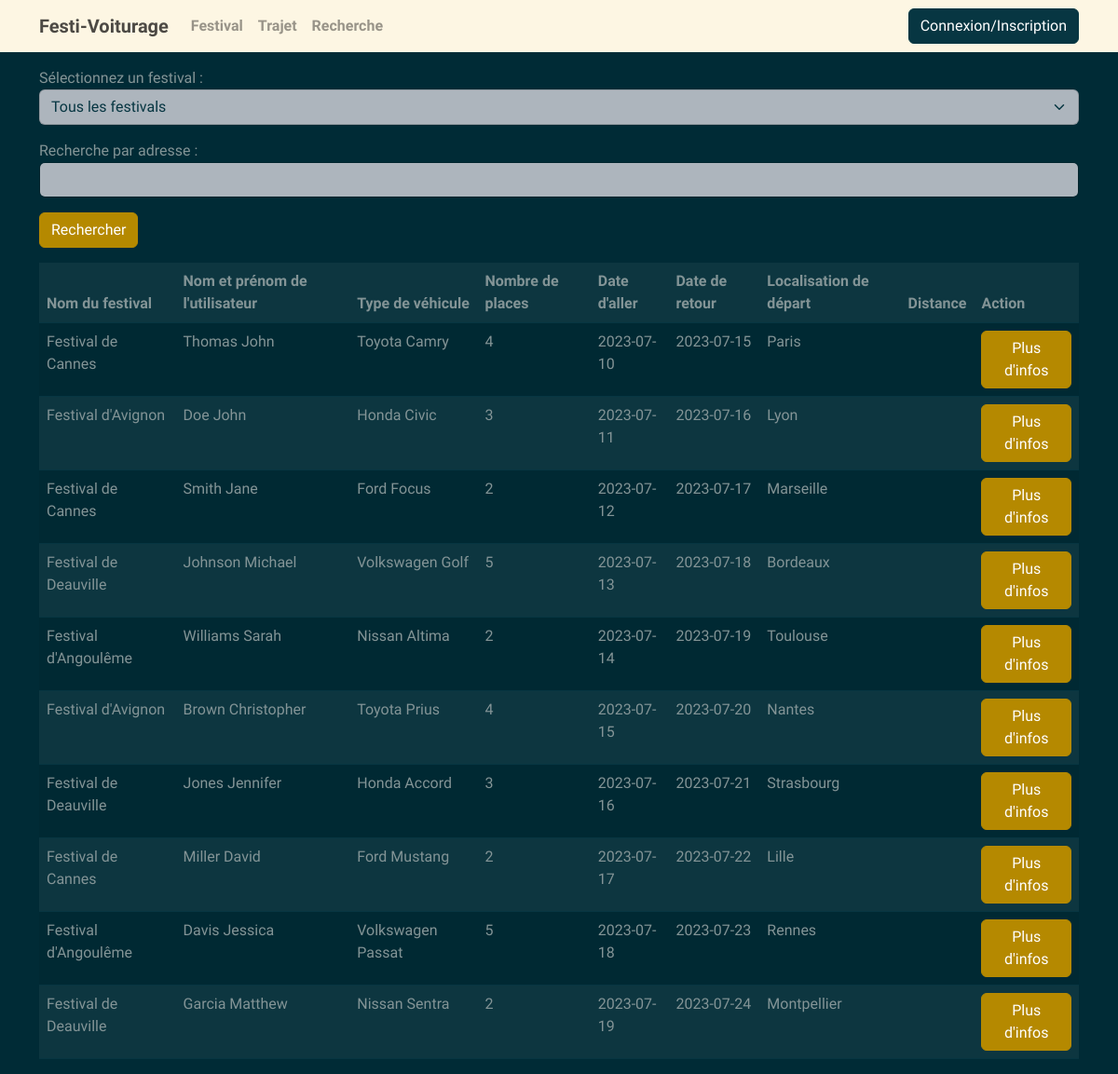
The page /Vue/Trajet.php on the database as committed earlier.
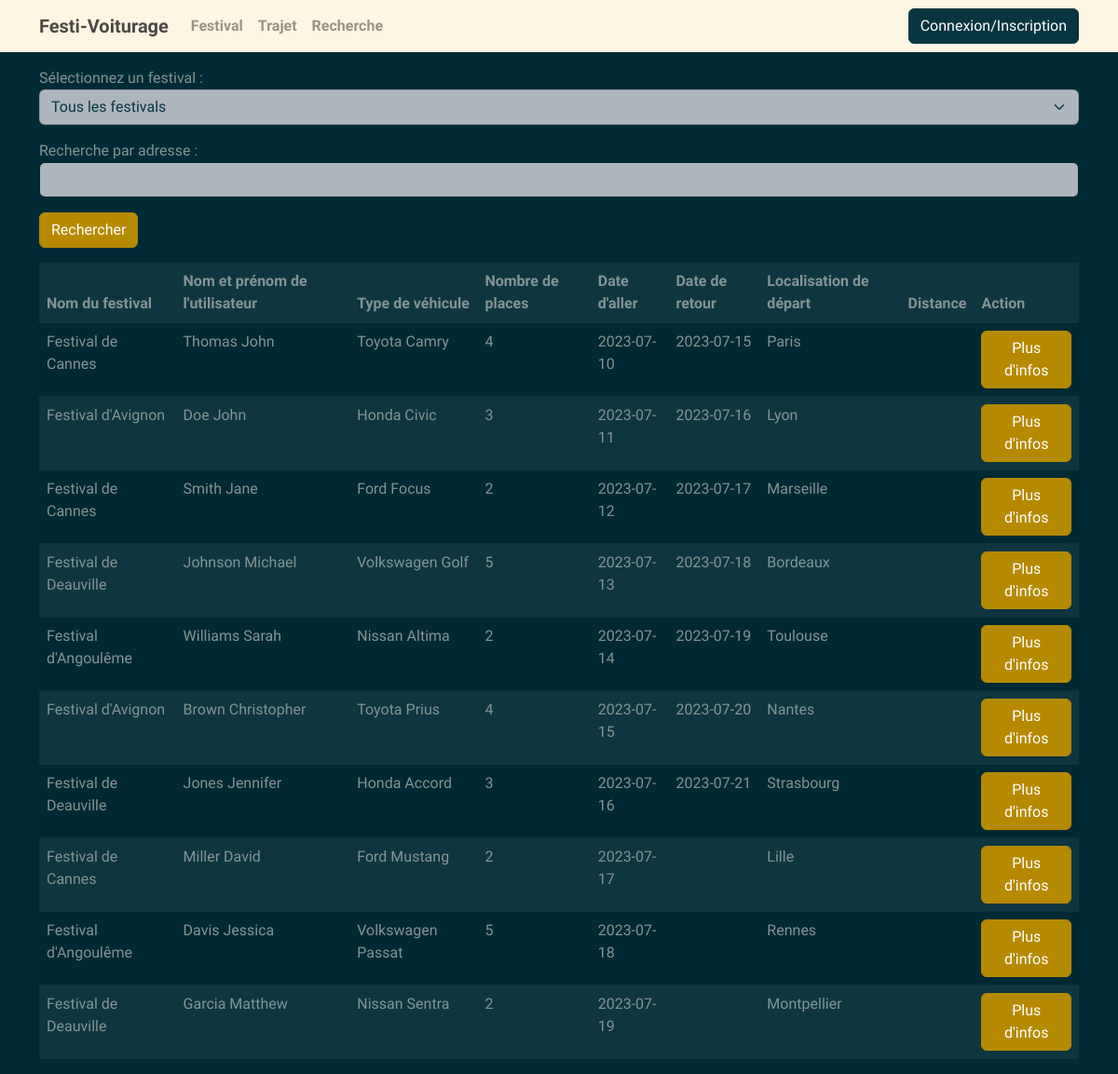
The same page on the database as committed later.
### tables this page shows
CREATE TABLE "Trajet" (
	"trajet_id"	INTEGER,
	"user_id"	INT NOT NULL,
	"festival_id"	int NOT NULL,
	"type_vehicule"	VARCHAR(255) NOT NULL,
	"places_disponibles"	INT NOT NULL,
	"date_aller"	DATE NOT NULL,
	"date_retour"	DATE,
	"localisation"	VARCHAR(255) NOT NULL,
	PRIMARY KEY("trajet_id" AUTOINCREMENT),
	FOREIGN KEY("festival_id") REFERENCES "Festival"("festival_id") ON DELETE CASCADE,
	FOREIGN KEY("user_id") REFERENCES "Festivalier"("user_id") ON DELETE CASCADE
);

CREATE TABLE "Festival" (
	"festival_id"	INTEGER,
	"nom"	VARCHAR(255) NOT NULL,
	"date_debut"	DATE NOT NULL,
	"date_fin"	DATE NOT NULL,
	"localisation"	VARCHAR(255) NOT NULL,
	"photo"	VARCHAR(255) NOT NULL,
	PRIMARY KEY("festival_id" AUTOINCREMENT)
);

CREATE TABLE "Festivalier" (
	"user_id"	INTEGER,
	"nom"	VARCHAR(255) NOT NULL,
	"prenom"	VARCHAR(255) NOT NULL,
	"email"	VARCHAR(255) NOT NULL,
	"mot_de_passe"	VARCHAR(255) NOT NULL,
	PRIMARY KEY("user_id" AUTOINCREMENT)
);

### Vue/Template/headerUser.php (called while the page is built, shortened)
<?php include "Template/menuUser.php"; ?>

### DAO/TrajetDAO.php (called while the page is built, shortened)
<?php
require_once("../Model/Trajet.php");
class TrajetDAO
{
    protected $connect;
    public function __construct($db)
    {
        $this->connect = $db;
    }
    public function getAll(string $loc = null, $date = null, int $fesId = null)
    {
        $query = "SELECT * FROM Trajet";
        $stmt = $this->connect->prepare($query);
        $stmt->execute();
        $results = $stmt->fetchAll(PDO::FETCH_ASSOC);
        $trajets = array();
        foreach ($results as $result) {
            $trajet = new Trajet(
                $result['user_id'],
                $result['festival_id'],
                $result['type_vehicule'],
                $result['places_disponibles'],
                $result['date_aller'],
                $result['date_retour'],
                $result['localisation']
            );
            $trajet->setTrajetId($result['trajet_id']);
            $trajets[] = $trajet;
        }
        return $trajets;
    }
}
?>

### Model/Trajet.php (called while the page is built, shortened)
<?php
class Trajet {
    private $trajet_id;
    private $user_id;
    private $festival_id;
    private $type_vehicule;
    private $places_disponibles;
    private $date_aller;
    private $date_retour;
    private $localisation;
    public function __construct($user_id = null,$festival_id=null, $type_vehicule = null, $places_disponibles = null, $date_aller = null, $date_retour = null,$localisation =null,$distance=null) {
        $this->user_id = $user_id;
        $this->festival_id=$festival_id;
        $this->type_vehicule = $type_vehicule;
        $this->places_disponibles = $places_disponibles;
        $this->date_aller = $date_aller;
        $this->date_retour = $date_retour;
        $this->localisation=$localisation;
    }
    public function getTrajetId() {
        return $this->trajet_id;
    }
    public function setTrajetId($trajet_id) {
        $this->trajet_id = $trajet_id;
    }
    public function getUserId() {
        return $this->user_id;
    }
    public function getFestivalId() {
        return $this->festival_id;
    }
    public function getTypeVehicule() {
        return $this->type_vehicule;
    }
    public function getPlacesDisponibles() {
        return $this->places_disponibles;
    }
    public function getDateAller() {
        return $this->date_aller;
    }
    public function getDateRetour() {
        return $this->date_retour;
    }
    public function getLocalisation() {
        return $this->localisation;
    }
}
?>

### DAO/FestivalDAO.php (called while the page is built, shortened)
<?php
require_once("../Model/Festival.php");
class FestivalDAO {
    protected $connect;
    public function __construct(PDO $connect) {
        $this->connect = $connect;
    }
    public function getById($festival_id) {
        $query = "SELECT * FROM Festival WHERE festival_id = :festival_id";
        $stmt = $this->connect->prepare($query);
        $stmt->bindValue(':festival_id', $festival_id);
        $stmt->execute();
        $result = $stmt->fetch(PDO::FETCH_ASSOC);
        if ($result) {
            return new Festival(
                $result['nom'],
                $result['date_debut'],
                $result['date_fin'],
                $result['localisation'],
                $result['photo']
            );
        } else {
            return null;
        }
    }
}
?>

### Model/Festival.php (called while the page is built, shortened)
<?php
class Festival {
    private $nom;
    public function __construct($nom = null, $date_debut = null, $date_fin =null, $localisation = null, $photo = null) {
        $this->nom = $nom;
    }
    public function getNom() {
        return $this->nom;
    }
}
?>

### DAO/FestivalierDAO.php (called while the page is built, shortened)
<?php
require_once("../Model/Festivalier.php");
class FestivalierDAO {
    protected $connect;
    public function __construct($db) {
        $this->connect = $db;
    }
    public function getById($user_id) {
        $query = "SELECT * FROM Festivalier WHERE user_id = :user_id";
        $stmt = $this->connect->prepare($query);
        $stmt->bindValue(':user_id', $user_id);
        $stmt->execute();
        $result = $stmt->fetch(PDO::FETCH_ASSOC);
        if ($result) {
            return new Festivalier(
                $result['user_id'],
                $result['prenom'],
                $result['nom'],
                $result['email'],
                $result['mot_de_passe']
            );
        } else {
            return null;
        }
    }
}
?>

### Model/Festivalier.php (called while the page is built, shortened)
<?php
class Festivalier {
    private $Prenom;
    private $Nom;
    public function __construct($ID = null, $Prenom = null, $Nom = null, $Email = null, $Pwd = null) {
        $this->Prenom = $Prenom;
        $this->Nom = $Nom;
    }
    public function getPrenom() {
        return $this->Prenom;
    }
    public function getNom() {
        return $this->Nom;
    }
}
?>

### Vue/Trajet.php (the view, shortened to what this page needs)
<?php include "Template/headerUser.php"; ?>
<!DOCTYPE html>
<html>
<head>
</head>
<body>
<div class="container">
    <div class="my-3">
        <?php
        require_once("../DAO/FestivalierDAO.php");
        require_once("../DAO/FestivalDAO.php");
        require_once("../DAO/TrajetDAO.php");
        require_once("../Model/Trajet.php");
        $dbFile = '../DB/Donne.db';
        $pdo = new PDO('sqlite:' . $dbFile);
        $trajetDAO = new TrajetDAO($pdo);
        $trajets = $trajetDAO->getAll();
        $festivalierDAO = new FestivalierDAO($pdo);
        $festivalDAO = new FestivalDAO($pdo);
        echo '<label for="festival">Sélectionnez un festival :</label>';
        echo '<select id="festival" name="festival" onchange="filterTrajets()" class="form-select">';
        echo '<option value="0">Tous les festivals</option>';
        echo '</select>';
        echo '<form id="search-form" class="mt-3">';
        echo '<div class="mb-3">';
        echo '<label for="adresse">Recherche par adresse :</label>';
        echo '<input type="text" id="adresse" name="adresse" class="form-control">';
        echo '</div>';
        echo '<button type="submit" class="btn btn-primary">Rechercher</button>';
        echo '</form>';
        ?>
    </div>
    <div class="table-responsive">
        <table class="table table-striped table-hover">
        <thead>
            <tr>
                <th>Nom du festival</th>
                <th>Nom et prénom de l'utilisateur</th>
                <th>Type de véhicule</th>
                <th>Nombre de places</th>
                <th>Date d'aller</th>
                <th>Date de retour</th>
                <th>Localisation de départ</th>
                <th>Distance</th>
                <th>Action</th>
            </tr>
    </thead>
            <tbody>
            <?php
            foreach ($trajets as $trajet) {
                $festivalId = $trajet->getFestivalId();
                $festivalierId = $trajet->getUserId();
                $festival = $festivalDAO->getById($festivalId);
                $festivalier = $festivalierDAO->getById($festivalierId);
                echo '<tr class="trajet-row" data-festival-id="' . $festivalId . '" data-trajet-id="'.$trajet->getTrajetId().'">';
                echo '<td>' . $festival->getNom() . '</td>';
                echo '<td>' . $festivalier->getNom() . ' ' . $festivalier->getPrenom() . '</td>';
                echo '<td>' . $trajet->getTypeVehicule() . '</td>';
                echo '<td>' . $trajet->getPlacesDisponibles() . '</td>';
                echo '<td>' . $trajet->getDateAller() . '</td>';
                echo '<td>' . $trajet->getDateRetour() . '</td>';
                echo '<td>' . $trajet->getLocalisation() . '</td>';
                echo '<td></td>';
                echo '<td>';
                echo '<form action="InfoTrajet.php" method="post">';
                echo '<button type="submit" class="btn btn-primary">Plus d\'infos</button>';
                echo '</form>';
                echo '</td>';
                echo '</tr>';
            }
            ?>
            </tbody>
        </table>
    </div>
</div>
</body>
</html>

### Vue/Template/menuUser.php (shortened to what this page needs)
<!DOCTYPE html>
<html>
<head>
  <link href="Css/bootstrap.css" rel="stylesheet">
</head>
<body>
  <nav class="navbar navbar-expand-lg navbar-light bg-light">
    <div class="container">
      <a class="navbar-brand" href="FestiVoiturage.php">Festi-Voiturage</a>
      <div class="collapse navbar-collapse" id="navbarNav">
        <ul class="navbar-nav">
          <li class="nav-item">
            <a class="nav-link" href="Festival.php">Festival</a>
          </li>
          <li class="nav-item">
            <a class="nav-link" href="Trajet.php">Trajet</a>
          </li>
          <li class="nav-item">
            <a class="nav-link" href="Recherche.php">Recherche</a>
          </li>
        </ul>
      </div>
      <?php
      if(isset($_SESSION["utilisateur"])){
        require_once("../DAO/CovoitDAO.php");
        require_once("../Outils/Demmande.php");
        $user=$_SESSION['utilisateur'];
        $prenom=$user->getPrenom(  );
        $nom=$user->getNom();
        $id=$user->getId();
        $dbFile = '../DB/Donne.db';
        $pdo = new PDO('sqlite:' . $dbFile);
        $dao= new CovoitDAO($pdo);
        $demande=$dao->getByConducteurId($id);
        if(empty(enAttente($demande))){
          echo '<a href="Demande.php" style="margin-right: 5px;">
          <svg xmlns="http://www.w3.org/2000/svg" viewBox="0 0 24 24"><path d="M20 17H22V19H2V17H4V10C4 5.58172 7.58172 2 12 2C16.4183 2 20 5.58172 20 10V17ZM9 21H15V23H9V21Z"></path></svg>        </a>
        ';
        }
        else{
          echo '<a href="Demande.php" style="margin-right: 5px;">
          <svg xmlns="http://www.w3.org/2000/svg" viewBox="0 0 24 24"><path d="M20 17H22V19H2V17H4V10C4 5.58172 7.58172 2 12 2C16.4183 2 20 5.58172 20 10V17ZM18 17V10C18 6.68629 15.3137 4 12 4C8.68629 4 6 6.68629 6 10V17H18ZM9 21H15V23H9V21Z"></path></svg>
        </a>
        ';
        }
        echo '<div class="dropdown">
        <button class="btn btn-light dropdown-toggle" type="button" id="userDropdown" data-bs-toggle="dropdown" aria-expanded="false"> '
        .$nom.', '.$prenom.
        '</button>
        <ul class="dropdown-menu dropdown-menu-end" aria-labelledby="userDropdown">
          <li><a class="dropdown-item" href="ModifCompte.php">Compte</a></li>
          <li><a class="dropdown-item" href="Login.php">Déconnexion</a></li>
        </ul>
      </div>';
      }
      else{
        echo '<a class="btn btn-dark" href="Login.php">Connexion/Inscription</a>';
      }
      ?>
    </div>
  </nav>
</body>
</html>

### Vue/Template/menuUser.php (style rules this page uses)
.navbar-brand { font-weight: bold; }
.navbar-nav .nav-link { font-weight: bold; }

Rows that differ between the two databases and show on the page:
changed trajet "Ford Mustang": date_retour "2023-07-22" → (not shown)
changed trajet "Volkswagen Passat": date_retour "2023-07-23" → (not shown)
changed trajet "Nissan Sentra": date_retour "2023-07-24" → (not shown)
